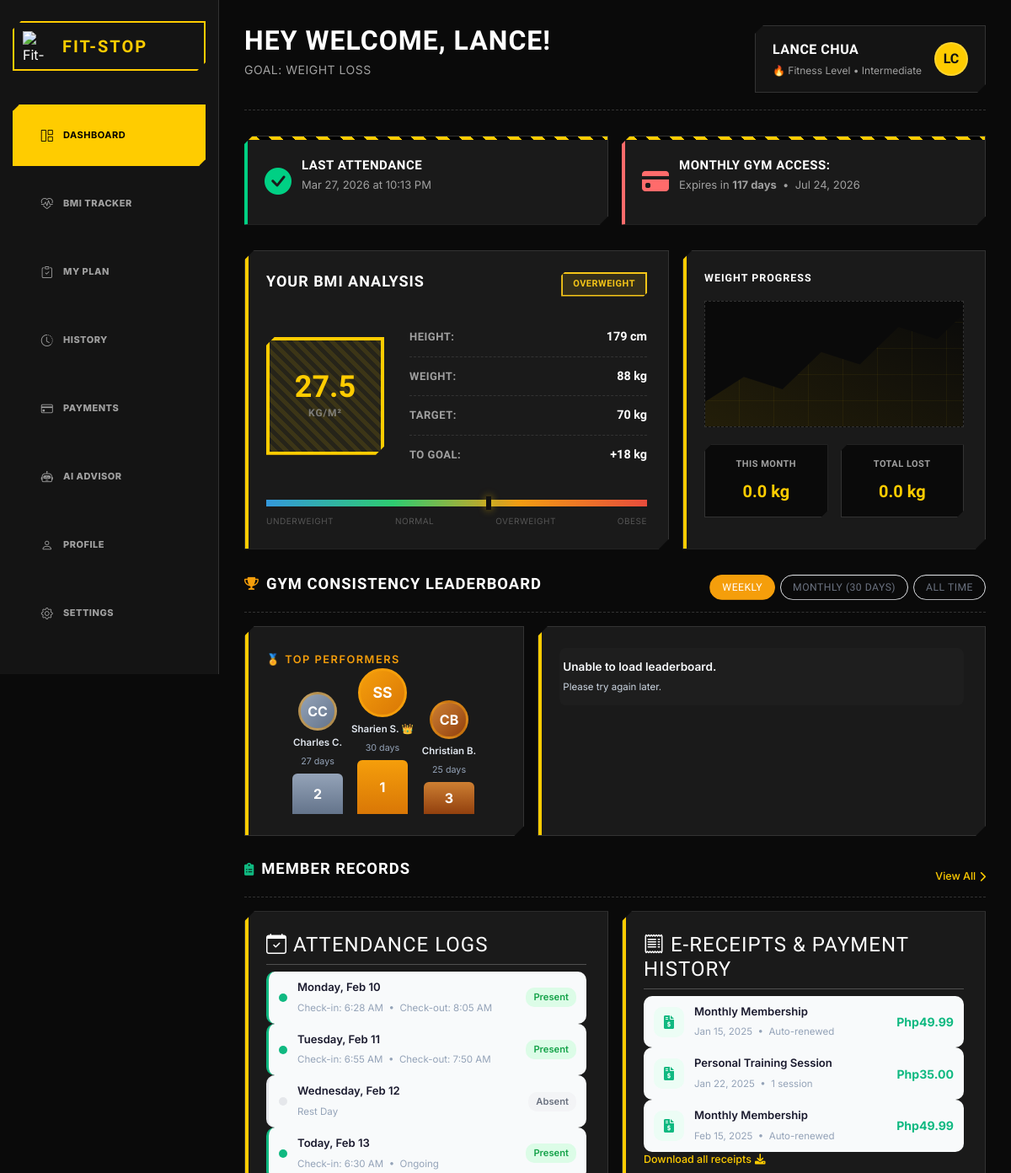
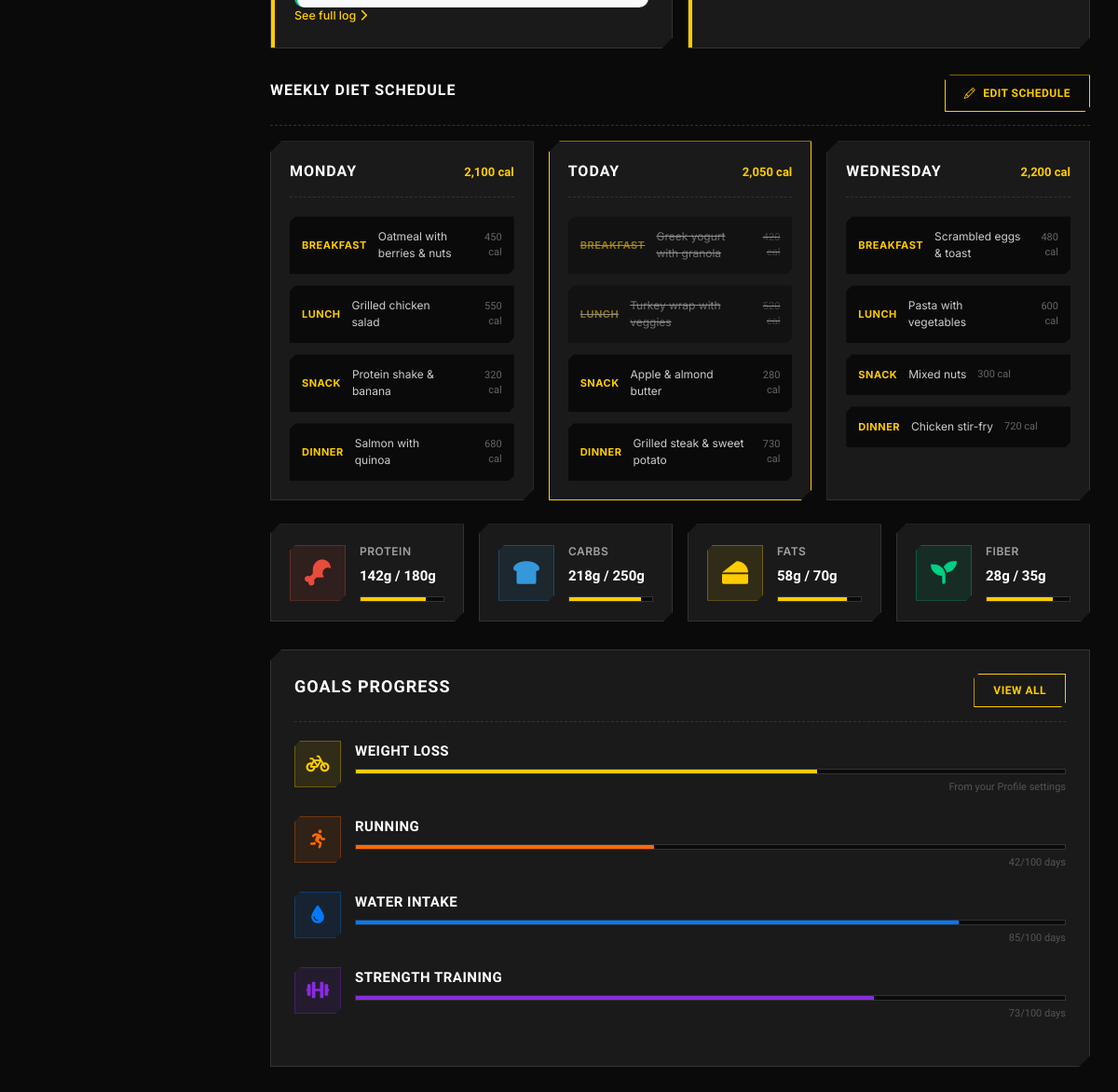
The app's page /user/user.php (signed in) with its own data (2 pictures, top to bottom).
### tables this page shows
CREATE TABLE "users" (   id INTEGER PRIMARY KEY AUTOINCREMENT,   username VARCHAR(50) NOT NULL UNIQUE,   first_name VARCHAR(50) NOT NULL,   last_name VARCHAR(50) NOT NULL,   email VARCHAR(100) NOT NULL UNIQUE,   password VARCHAR(255) NOT NULL,   user_type VARCHAR(50),   verification_code VARCHAR(50) DEFAULT NULL,   verification_code_expiration TIMESTAMP DEFAULT NULL,   is_verified BOOLEAN DEFAULT FALSE,   profile_picture BLOB,   last_logged_in TIMESTAMP DEFAULT NULL,   created_at TIMESTAMP DEFAULT CURRENT_TIMESTAMP,   updated_at TIMESTAMP DEFAULT CURRENT_TIMESTAMP , "points" INTEGER NOT NULL DEFAULT 0, dpa_consent INTEGER NOT NULL DEFAULT 0, dpa_consent_at TIMESTAMP DEFAULT NULL, "address" VARCHAR(255));

CREATE TABLE "attendance" ("id" integer NOT NULL,"user_id" integer NOT NULL,"datetime" datetime NOT NULL, PRIMARY KEY ("id"));

CREATE TABLE "monthly" ("id" integer,"name" text,"expires_in" datetime, "member" INTEGER, image BLOB, PRIMARY KEY ("id"));

### user/user.php (the view, shortened to what the rows shown need)
<?php
$displayName = 'Member';
$firstName = 'Member';
$fitnessLevel = 'Not set';
$goal = 'Primary Goal';
$attendanceTitle = 'No Attendance Yet';
$attendanceDetail = 'No check-in record found.';
$paymentDueSoon = false;
$daysLeft = null;
$monthlyExpiry = null;
try {
  require __DIR__ . '/../Login/connection.php';
  $userId = (int)($_SESSION['id'] ?? 0);
  if ($userId > 0) {
    $userStmt = $pdo->prepare('SELECT id, username, first_name, last_name, email FROM users WHERE id = :id LIMIT 1');
    $userStmt->execute([':id' => $userId]);
    $user = $userStmt->fetch(PDO::FETCH_ASSOC) ?: [];
    $profileColumns = [];
    $profileColumnStmt = $pdo->query('PRAGMA table_info(member_profiles)');
    if ($profileColumnStmt) {
      $profileColumnRows = $profileColumnStmt->fetchAll(PDO::FETCH_ASSOC);
      foreach ($profileColumnRows as $profileColumnRow) {
        if (isset($profileColumnRow['name'])) {
          $profileColumns[] = (string)$profileColumnRow['name'];
        }
      }
    }
    $profileSelectSql = 'SELECT '
      . (in_array('age', $profileColumns, true) ? 'age' : 'NULL AS age') . ', '
      . (in_array('height_cm', $profileColumns, true) ? 'height_cm' : 'NULL AS height_cm') . ', '
      . (in_array('weight_kg', $profileColumns, true) ? 'weight_kg' : 'NULL AS weight_kg') . ', '
      . (in_array('fitness_level', $profileColumns, true) ? 'fitness_level' : 'NULL AS fitness_level') . ', '
      . (in_array('goal', $profileColumns, true) ? 'goal' : 'NULL AS goal') . ', '
      . (in_array('bmi', $profileColumns, true) ? 'bmi' : 'NULL AS bmi')
      . ' FROM member_profiles WHERE user_id = :user_id LIMIT 1';
    $profileStmt = $pdo->prepare($profileSelectSql);
    $profileStmt->execute([':user_id' => $userId]);
    $profile = $profileStmt->fetch(PDO::FETCH_ASSOC) ?: [];
    $displayNameRaw = trim(((string)($user['first_name'] ?? '')) . ' ' . ((string)($user['last_name'] ?? '')));
    if ($displayNameRaw !== '') {
      $displayName = $displayNameRaw;
    } elseif (!empty($user['username'])) {
      $displayName = (string)$user['username'];
    }
    $firstName = (string)($user['first_name'] ?? '');
    if (!empty($profile['fitness_level'])) {
      $fitnessLevel = (string)$profile['fitness_level'];
    }
    if (!empty($profile['goal'])) {
      $goal = (string)$profile['goal'];
    }
    $monthlyStmt = $pdo->prepare(
        "SELECT id, expires_in
        FROM monthly
        WHERE member = :member
        ORDER BY expires_in DESC
        LIMIT 1"
    );
    $monthlyStmt->execute([':member' => $userId]);
    $monthlyRecord = $monthlyStmt->fetch(PDO::FETCH_ASSOC) ?: [];
    if (!empty($monthlyRecord['expires_in'])) {
        $monthlyExpiry = (string)$monthlyRecord['expires_in'];
        $expiryDate = new DateTime($monthlyExpiry, new DateTimeZone('Asia/Manila'));
        $today      = new DateTime('now',          new DateTimeZone('Asia/Manila'));
        $diff       = (int)$today->diff($expiryDate)->days;
        $expired    = $expiryDate < $today;
        $daysLeft      = $expired ? 0 : $diff;
        $paymentDueSoon = !$expired && $daysLeft <= 7;
    }
    $attendanceStmt = $pdo->prepare('SELECT datetime FROM attendance WHERE user_id = :user_id ORDER BY datetime DESC LIMIT 1');
    $attendanceStmt->execute([':user_id' => $userId]);
    $lastAttendanceRaw = $attendanceStmt->fetchColumn();
    if ($lastAttendanceRaw) {
      $attendanceAt = new DateTime((string)$lastAttendanceRaw, new DateTimeZone('UTC'));
      $attendanceAt->setTimezone(new DateTimeZone('Asia/Manila'));
      $attendanceTitle = 'Last Attendance';
      $attendanceDetail = $attendanceAt->format('M j, Y') . ' at ' . $attendanceAt->format('g:i A');
    }
  }
} catch (Throwable $e) {
}
?>
<!doctype html>
<html lang="en">
  <head>
    <link href="https://cdn.jsdelivr.net/npm/bootstrap@5.3.2/dist/css/bootstrap.min.css" rel="stylesheet">
    <link rel="stylesheet" href="user.css" />
    <link
      href="https://cdn.jsdelivr.net/npm/bootstrap-icons/font/bootstrap-icons.css"
      rel="stylesheet"
    />
    <link
      rel="stylesheet"
      href="https://cdnjs.cloudflare.com/ajax/libs/font-awesome/6.0.0/css/all.min.css"
    />
  </head>
  <body>
    <div class="dashboard">
      <main class="main-content">
        <header class="topbar">
          <div class="welcome">
            <h1 id="dashboardWelcome">Hey Welcome, <?php echo htmlspecialchars($firstName, ENT_QUOTES, 'UTF-8'); ?>!</h1>
            <p id="dashboardWelcomeSub">Goal: <?php echo htmlspecialchars($goal, ENT_QUOTES, 'UTF-8'); ?></p>
          </div>
          <div class="profile-container" style="margin-left:auto;">
            <div class="profile-content">
              <div class="profile-text">
                <strong class="profile-name" id="dashboardProfileName"><?php echo htmlspecialchars($displayName, ENT_QUOTES, 'UTF-8'); ?></strong>
                <span class="profile-streak" id="dashboardFitnessLevel">🔥 Fitness Level • <?php echo htmlspecialchars($fitnessLevel, ENT_QUOTES, 'UTF-8'); ?></span>
              </div>
            </div>
          </div>
        </header>
        <section class="notifications">
          <div class="notification-card attendance">
            <div class="notification-content">
              <h4><?php echo htmlspecialchars($attendanceTitle, ENT_QUOTES, 'UTF-8'); ?></h4>
              <p><?php echo htmlspecialchars($attendanceDetail, ENT_QUOTES, 'UTF-8'); ?></p>
            </div>
          </div>
          <?php if ($monthlyExpiry !== null): ?>
            <div class="notification-card payment <?php echo ($daysLeft === 0) ? 'expired' : ($paymentDueSoon ? 'due-soon' : ''); ?>">
                <div class="notification-content">
                    <?php if ($daysLeft === 0): ?>
                        <h4>Monthly Gym Access Expired</h4>
                        <p>Your membership expired on <?php echo htmlspecialchars((new DateTime($monthlyExpiry))->format('M j, Y'), ENT_QUOTES, 'UTF-8'); ?></p>
                    <?php elseif ($paymentDueSoon): ?>
                        <h4>Payment Due Soon</h4>
                        <p>Monthly Gym Access expires in <strong><?php echo $daysLeft; ?> day<?php echo $daysLeft !== 1 ? 's' : ''; ?></strong>
                          &nbsp;•&nbsp; <?php echo htmlspecialchars((new DateTime($monthlyExpiry))->format('M j, Y'), ENT_QUOTES, 'UTF-8'); ?></p>
                    <?php else: ?>
                        <h4>Monthly Gym Access:</h4>
                        <p>Expires in <strong><?php echo $daysLeft; ?> days</strong>
                          &nbsp;•&nbsp; <?php echo htmlspecialchars((new DateTime($monthlyExpiry))->format('M j, Y'), ENT_QUOTES, 'UTF-8'); ?></p>
                    <?php endif; ?>
                </div>
            </div>
            <?php endif; ?>
        </section>
      </main>
    </div>
  </body>
</html>

### records on screen
users: first_name "LANCE", displayName "LANCE CHUA"
attendance: datetime "LAST ATTENDANCE", datetime "Mar 27, 2026 at 10:13 PM"
monthly: expires_in "117", expires_in "Jul 24, 2026"

### other values on screen
$link['label'] "DASHBOARD"
$link['label'] "BMI TRACKER"
$link['label'] "MY PLAN"
$link['label'] "HISTORY"
$link['label'] "PAYMENTS"
$link['label'] "AI ADVISOR"
$link['label'] "PROFILE"
$link['label'] "SETTINGS"
$goal "WEIGHT LOSS"
$fitnessLevel "Intermediate"
$profileInitials "LC"
$bmiLabel "OVERWEIGHT"
$bmiValueText "27.5"
$heightText "179 cm"
$weightText "88 kg"
